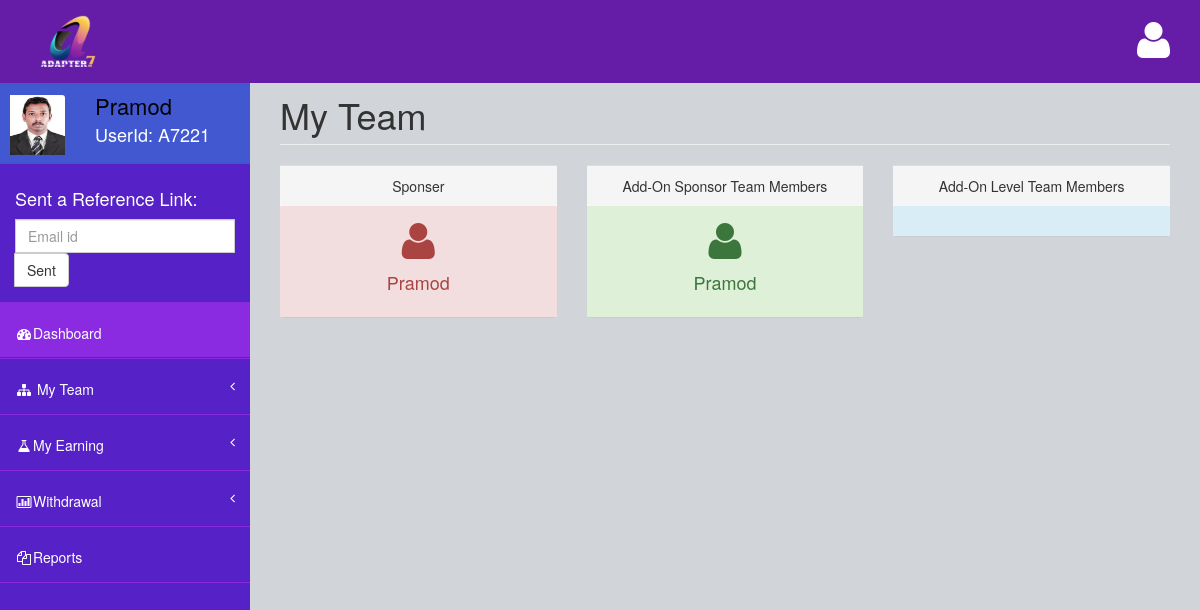
The app's page /Myteam (signed in) with its own data.
### Home/models.py (models this page shows)
class UserDetails(models.Model):
    UserId = models.ForeignKey(User,on_delete=models.CASCADE)
    User_Key = models.CharField(max_length=255)
    User_Image = models.FileField(upload_to="profile_pic",null=True,blank=True)
    Hierachi_Level = models.IntegerField()
    Sponser_income = models.FloatField(null=True)
    Level_income = models.FloatField(null=True)
    My_income = models.FloatField(null=True)
    ReBirth_Income = models.FloatField(null=True)
    RebirthCount = models.IntegerField()

class TeamOne(models.Model):
    Sponser = models.ForeignKey(User,models.SET_NULL,null=True)
    team = models.ForeignKey(UserDetails,models.CASCADE)

### Home/views.py (the view)
# urls.py: path("Myteam",views.Myteam,name="Myteam"),
def Myteam(request):
    userdetails = UserDetails.objects.get(UserId = request.user)
    T1 = TeamOne.objects.filter(Sponser = request.user)
    T1_S = TeamOne.objects.get(team = userdetails)
    userdetails_sponser = UserDetails.objects.get(UserId = T1_S.Sponser)
    team = TeamMembers.objects.filter(sponser = userdetails)
    teammembers = []
    for member in team:
        m = UserDetails.objects.get(UserId = member.member)
        teammembers.append(m)
    context = {
        "userdetails":userdetails,
        "total":userdetails.Sponser_income + userdetails.Level_income + userdetails.ReBirth_Income,
        "T1":T1,
        'T1_count':T1.count(),
        "T1_S":userdetails_sponser,
        "teammembers":teammembers,
        "teammembers_count":len(teammembers)
    }
    return render(request,'team.html',context)

### templates/team.html (shortened to what this page needs)
{% extends "index.html" %}
{% block content %}
<div class="row">
    <div class="col-lg-12">
        <h1 class="page-header">My Team</h1>
    </div>
</div>
<div class="row">
    <div class="col-lg-4">
        <div class="panel panel-primary text-center no-boder">
            <div class="panel-footer">
                <span class="panel-eyecandy-title">Sponser
                </span>
            </div>
            <div class="panel-body alert-danger">
                <div class="row">
                    <div class="col-4">
                        <i class="fa fa-user fa-3x"></i>
                    </div>
                    <div class="col-8">
                        <h4>{{T1_S.UserId.first_name}}</h4>
                    </div>
                </div>
            </div>
        </div>
    </div>
    <div class="col-lg-4">
        <div class="panel panel-primary text-center no-boder">
            <div class="panel-footer">
                <span class="panel-eyecandy-title">Add-On Sponsor Team Members
                </span>
            </div>
            <div class="panel-body alert-success">
                {% for i  in T1  %}
                <div class="row">
                    <div class="col-4">
                        <i class="fa fa-user fa-3x"></i>
                    </div>
                    <div class="col-8">
                        <h4>{{i.team.UserId.first_name}}</h4>
                    </div>
                </div>
                {% endfor %}
            </div>
        </div>
    </div>
    <div class="col-lg-4">
        <div class="panel panel-primary text-center no-boder">
            <div class="panel-footer">
                <span class="panel-eyecandy-title">Add-On Level Team Members
                </span>
            </div>
            <div class="panel-body alert-info">
            </div>
        </div>
    </div>
</div>
{% endblock %}

### templates/index.html (shortened to what this page needs)
{% load static %}
<!DOCTYPE html>
<html>
<head>
    <link href="{%static 'assets/plugins/bootstrap/bootstrap.css' %}" rel="stylesheet" />
    <link href="{%static 'assets/font-awesome/css/font-awesome.css' %}" rel="stylesheet" />
    <link href="{%static 'assets/plugins/pace/pace-theme-big-counter.css' %}" rel="stylesheet" />
    <link href="{%static 'assets/css/style.css' %}" rel="stylesheet" />
    <link href="{%static 'assets/css/main-style.css' %}" rel="stylesheet" />
    <link href="{%static 'assets/plugins/morris/morris-0.4.3.min.css' %}" rel="stylesheet" />
</head>
<body>
    <div id="wrapper">
        <nav class="navbar navbar-default navbar-fixed-top" role="navigation" id="navbar">
            <div class="navbar-header">
                <a class="navbar-brand" href="{%url 'Index' %}">
                    <img src="{%static 'assets/img/logo.png' %}" alt="" />
                </a>
            </div>
            <ul class="nav navbar-top-links navbar-right">
                <li class="dropdown">
                    <a class="dropdown-toggle" data-toggle="dropdown" href="#">
                        <i class="fa fa-user fa-3x"></i>
                    </a>
                </li>
            </ul>
        </nav>
        <nav class="navbar-default navbar-static-side" role="navigation">
            <div class="sidebar-collapse">
                <ul class="nav" id="side-menu">
                    <li>
                        <div class="user-section">
                            <div class="user-section-inner">
                                <img src="{{userdetails.User_Image.url}}" alt="">
                            </div>
                            <div class="user-info">
                                <div>{{request.user.first_name}} <strong></strong></div>
                                <div class="user-text-online">
                                    UserId: {{userdetails.User_Key}}
                                </div>
                            </div>
                        </div>
                    </li>
                    <li class="sidebar-search">
                        <h4 style="color:white">Sent a Reference Link:</h4>
                        <div class="input-group custom-search-form">
                            <form action="{%url 'SentRefrelLink' userdetails.id %}" method="post">
                                <input type="email" class="form-control" name="email" placeholder="Email id">
                                <span class="input-group-btn">
                                    <button class="btn btn-default" type="submit">
                                        Sent
                                    </button>
                                </span>
                            </form>
                        </div>
                    </li>
                    <li class="selected">
                        <a href="{%url 'Index' %}"><i class="fa fa-dashboard fa-fw"></i>Dashboard</a>
                    </li>
                    <li>
                        <a href="#"><i class="fa fa-sitemap fa-fw"></i> My Team<span class="fa arrow"></span></a>
                    </li>
                    <li>
                        <a href="#"><i class="fa fa-flask fa-fw"></i>My Earning<span class="fa arrow"></span></a>
                    </li>
                    <li>
                        <a href="#"><i class="fa fa-bar-chart-o fa-fw"></i>Withdrawal<span class="fa arrow"></span></a>
                    </li>
                    <li>
                        <a href="#"><i class="fa fa-files-o fa-fw"></i>Reports</a>
                    </li>
                </ul>
            </div>
        </nav>
        <div id="page-wrapper">
            {% block content %}{% endblock content %}
        </div>
    </div>
</body>
</html>

### static/assets/css/style.css (style rules this page uses)
body { background-color: rgb(65,88,208) !important; }
#wrapper { width: 100%; margin-top: 55px!important; background-color:rgb(86, 33, 199); }
#page-wrapper { padding: 0 15px; min-height: 568px; background-color:rgb(209, 212, 216); }
.navbar-static-side ul li { border-bottom:1px solid blueviolet !important; }
.navbar-top-links li { display: inline-block; }
.navbar-top-links li:last-child { margin-right: 15px; }
.navbar-top-links li a { padding: 20px; min-height: 50px; }
.sidebar-search { padding: 15px; }
.arrow { float: right; }
.fa.arrow:before { content: "\f104"; }
@media (min-width:768px) { .navbar-static-side { z-index: 1; position: absolute; width: 250px; } }

### static/assets/css/main-style.css (style rules this page uses)
.user-section-inner { height: 65px; width: 65px; -moz-border-radius: 3px; -webkit-border-radius: 3px; border-radius: 3px; overflow: hidden; display: inline-block; float: left; margin-right: 15px; margin-top: 20px; }
.user-section-inner img { margin-left:10px; width:55px; height:60px; }
.user-info { display: block; color:#000!important; display: inline-block; padding: 15px; margin-bottom: 0px }
.user-text-online { font-size:18px; color:#fff }
.navbar-top-links > li > a { color: #FFFFFF; }
.nav > li > a { padding: 20px 15px; }
#side-menu { background-color:rgb(86, 33, 199); }
#side-menu a { color:#fff; border-bottom: 1px solid rgb(101, 29, 168) !important; height: 55px; }
.selected { background-color:blueviolet; }
.no-boder { border:0px solid rgb(101, 29, 168) !important; }
#navbar { background-color:rgb(101, 29, 168); }
.navbar-brand { padding-left:20px; }
.navbar-brand img { width:100px; margin-top: -20px; }
.navbar-default { border-color: rgb(101, 29, 168); }
@media (min-width:768px) { #page-wrapper { position: inherit; margin: 0 0 0 250px; padding: 0 30px; min-height: 1000px; } }

### records on screen
UserDetails: User_Image (picture), User_Key "A7221", UserId.first_name "Pramod"
TeamOne: team.UserId.first_name "Pramod"

### other values on screen
{{ request.user.first_name }} "Pramod"
